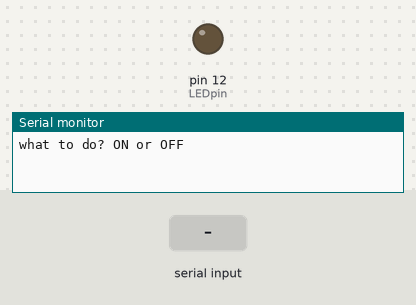
Bench run of a sketch on a simulated Arduino Uno, built with avr-gcc and run on an emulated ATmega328P. Parts: output pins drawn as LEDs (lit = HIGH), the last lines printed to the serial monitor. Inputs (shaded band) come from the test bench.

Above: at 1.2 s.
1.3 s: "ON" received over Serial
At 3.4 s:
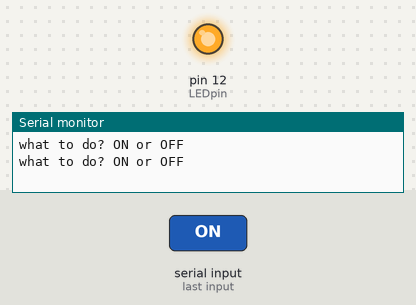
3.8 s: "OFF" received over Serial
At 5.3 s:
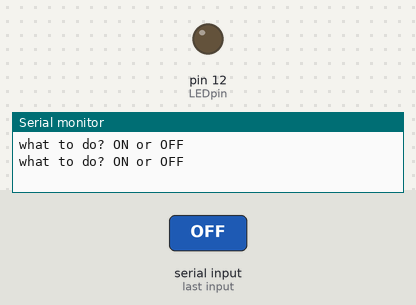
Timing chart, 0 to 6.8 s (numbered marks = the images above; inputs shaded):
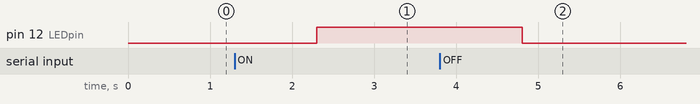

Measured:
- after the input at 1.3 s, pin 12 (LEDpin): LOW → HIGH after 1.0 s
- after the input at 3.8 s, pin 12 (LEDpin): HIGH → LOW after 1.0 s

The sketch:

SerialControl.ino
```cpp
int LEDpin = 12;
String status;
// the setup function runs once when you press reset or power the board
void setup() {
  // initialize digital pin LED_BUILTIN as an output.
  Serial.begin(9600);
  pinMode(LEDpin, OUTPUT);
}

void loop() {

Serial.println("what to do? ON or OFF"); //print to serial monitor
while(Serial.available()==0){            //wait for input in serial monitor
  }

status=Serial.readString();             //read inout from serial monitor
if (status=="ON"){
  digitalWrite(LEDpin, HIGH);       //Turn the LED on if "ON" in serial monitor
  delay(1000);
  }
if (status=="OFF"){                    //Turn the LED off if "OFF" in serial monitor
    digitalWrite(LEDpin, LOW);      //turn the LED off by making the voltage LOW
    delay(1000);
  }
}
```
